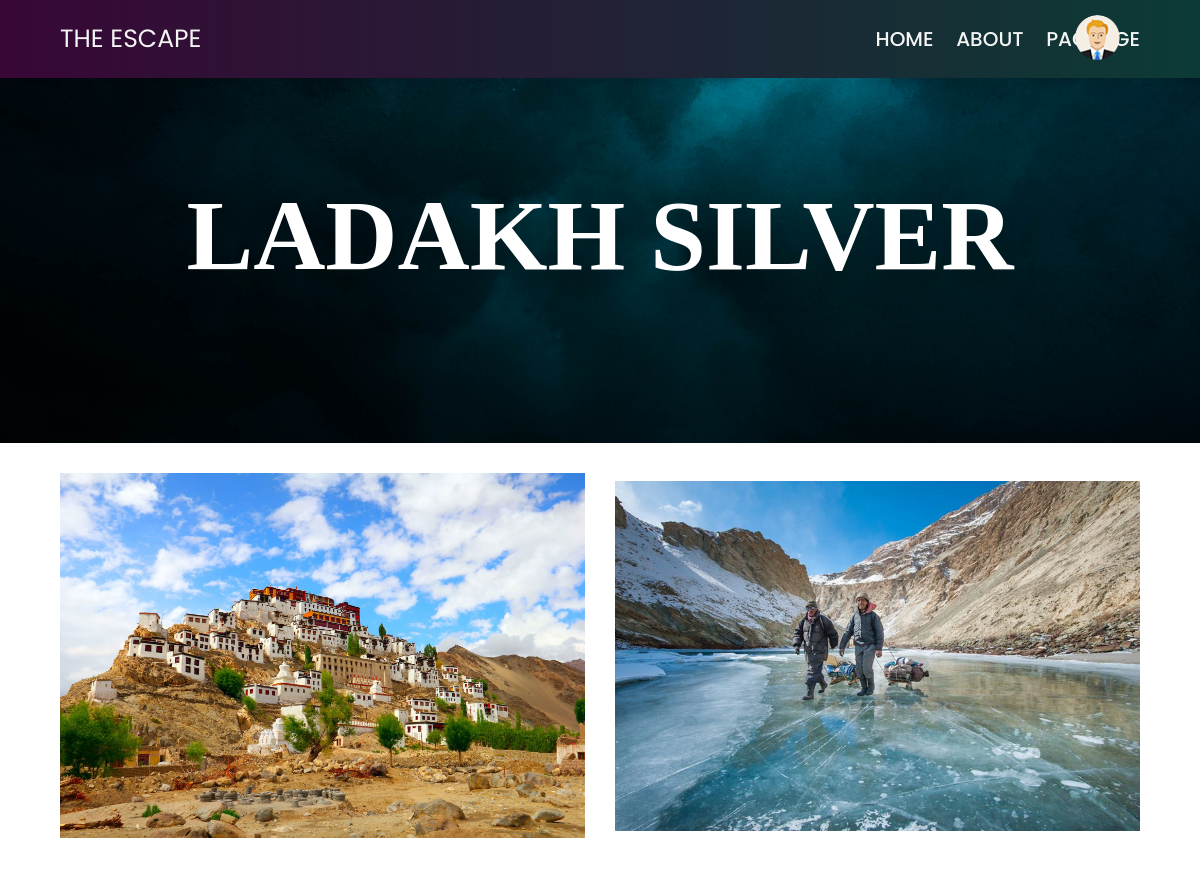
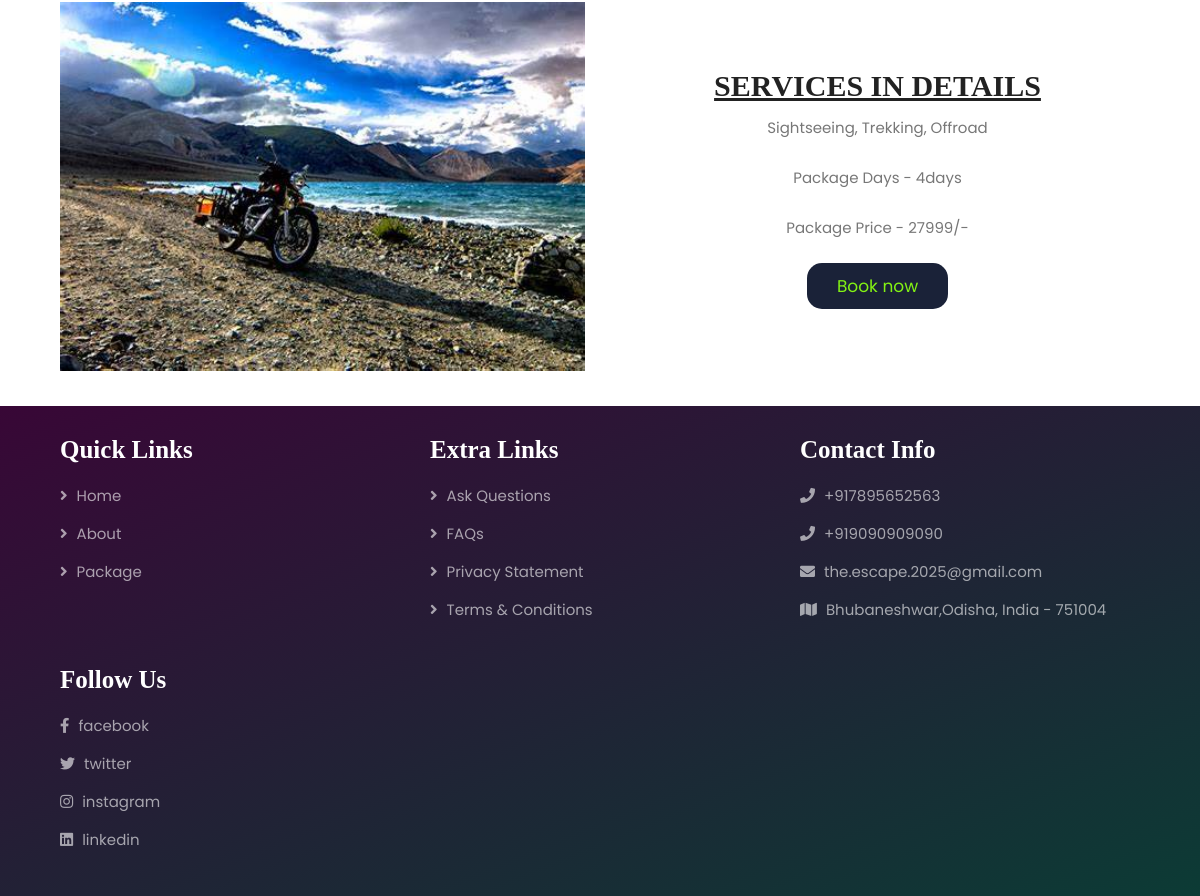
The app's page /Pkgdetails.php?pkg_id=1 with its own data (2 pictures, top to bottom).
### tables this page shows
CREATE TABLE `package_details` (
  `Pkg_id` int(15) NOT NULL,
  `Place_id` int(15) NOT NULL,
  `Pkg_Name` varchar(256) NOT NULL,
  `Pkg_Price` int(10) NOT NULL,
  `Details` varchar(256) NOT NULL,
  `P_Photo` varchar(8000) NOT NULL,
  `P_Photo1` varchar(50) NOT NULL,
  `P_Photo2` varchar(50) NOT NULL,
  `P_Photo3` varchar(50) NOT NULL,
  `P_days` int(10) NOT NULL,
  `Status` int(15) NOT NULL
);

### Pkgdetails.php (the view, shortened to what this page needs)
<?php
   include('Conn.php');
?>
<!DOCTYPE html>
<html lang="en">
<head>
   <link rel="stylesheet" href="https://unpkg.com/swiper@7/swiper-bundle.min.css" />
   <link rel="stylesheet" href="https://cdnjs.cloudflare.com/ajax/libs/font-awesome/5.15.4/css/all.min.css">
   <link rel="stylesheet" href="css/style.css">
</head>
<body>
   <?php include('Header(Login).php'); ?>
   <div class="heading" style="background:url(images/dark.jpg) no-repeat">
      <?php
      $s="select * from package_details where pkg_id='" .$_GET["pkg_id"] . "'";
      $result=mysqli_query($conn,$s);
      while($data=mysqli_fetch_array($result))
      {
         echo "<h1 style='font-family:Times New Roman'>$data[2]</h1>
         </div>
         <section class='about'>
            <div class='image'>
               <img src='Admin/pkgimg/$data[6]' alt=''>
            </div>
            <div class='image'>
               <img src='Admin/pkgimg/$data[7]' alt=''>
            </div>
            <div class='image'>
               <img src='Admin/pkgimg/$data[8]' alt=''>
            </div>
            <div class='content'>
               <h3 style='text-decoration:underline ;font-family:Times New Roman'>SERVICES IN DETAILS</h3>
               <p>$data[4]</p>
               <p>Package Days - $data[9]days</p>
               <p>Package Price - $data[3]/-</p>
               <a href='Book.php?pkg_id=$data[0]' class='btn'>Book now</a>";
      }
      ?>
   </div>
   </section>
   <?php include('Footer(Login).php'); ?>
</body>
</html>

### css/style.css (style rules this page uses)
:root { --main-color: linear-gradient(to right, #380736, #0c3b35); --black: #222; --white: #fff; --light-black: #777; --light-white: #fff9; --dark-bg: rgba(0, 0, 0, .7); --light-bg: #eee; --border: .1rem solid var(--black); --box-shadow: 0 .5rem 1rem rgba(0, 0, 0, .1); --text-shadow: 0 1.5rem 3rem rgba(0, 0, 0, .3); }
* { font-family: 'Poppins', sans-serif; margin: 0; padding: 0; box-sizing: border-box; outline: none; border: none; text-decoration: none; text-transform: none; }
html { font-size: 62.5%; overflow-x: hidden; }
section { padding: 5rem 10%; }
.heading { background-size: cover !important; background-position: center !important; padding-top: 10rem; padding-bottom: 15rem; display: flex; align-items: center; justify-content: center; }
.heading h1 { font-size: 10rem; text-transform: uppercase; color: var(--white); text-shadow: var(--text-shadow); }
.btn { display: inline-block; background: #1A2238; margin-top: 1rem; color: #83f214; font-size: 1.7rem; padding: 1rem 3rem; cursor: pointer; border-radius: 15px }
.about { display: flex; align-items: center; flex-wrap: wrap; gap: 3rem; }
.about .image { flex: 1 1 41rem; }
.about .image img { width: 100%; }
.about .content { flex: 1 1 41rem; text-align: center; }
.about .content h3 { font-size: 3rem; color: var(--black); }
.about .content p { font-size: 1.5rem; color: var(--light-black); line-height: 2; padding: 1rem 0; }
@media (max-width:1200px) { section { padding: 3rem 5%; } }

### records on screen
package_details: Pkg_Name "LADAKH SILVER", P_Photo1 (picture), P_Photo2 (picture), P_Photo3 (picture), Details "Sightseeing, Trekking, Offroad", P_days "4", Pkg_Price "27999"
